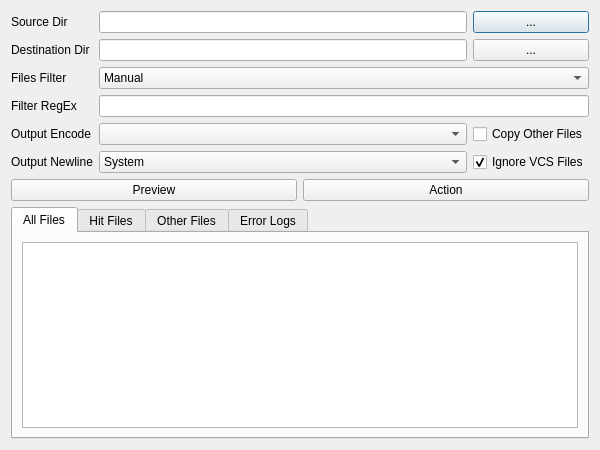
<?xml version="1.0" encoding="UTF-8"?>
<ui version="4.0">
 <class>EncodeChangerDialog</class>
 <widget class="QDialog" name="EncodeChangerDialog">
  <property name="geometry">
   <rect>
    <x>0</x>
    <y>0</y>
    <width>600</width>
    <height>450</height>
   </rect>
  </property>
  <property name="windowTitle">
   <string>EncodeChanger</string>
  </property>
  <property name="windowIcon">
   <iconset resource="encodechanger.qrc">
    <normaloff>:/icon/ec.png</normaloff>:/icon/ec.png</iconset>
  </property>
  <layout class="QGridLayout" name="gridLayout">
   <item row="0" column="0">
    <widget class="QLabel" name="label">
     <property name="text">
      <string>Source Dir</string>
     </property>
     <property name="buddy">
      <cstring>editSrcDir</cstring>
     </property>
    </widget>
   </item>
   <item row="0" column="1">
    <widget class="DropEdit" name="editSrcDir"/>
   </item>
   <item row="0" column="2">
    <widget class="QPushButton" name="btnSrcDir">
     <property name="text">
      <string>...</string>
     </property>
    </widget>
   </item>
   <item row="1" column="0">
    <widget class="QLabel" name="label_2">
     <property name="text">
      <string>Destination Dir</string>
     </property>
     <property name="buddy">
      <cstring>editDstDir</cstring>
     </property>
    </widget>
   </item>
   <item row="1" column="1">
    <widget class="DropEdit" name="editDstDir"/>
   </item>
   <item row="1" column="2">
    <widget class="QPushButton" name="btnDstDir">
     <property name="text">
      <string>...</string>
     </property>
    </widget>
   </item>
   <item row="2" column="0">
    <widget class="QLabel" name="label_4">
     <property name="text">
      <string>Files Filter</string>
     </property>
     <property name="buddy">
      <cstring>comboRegex</cstring>
     </property>
    </widget>
   </item>
   <item row="3" column="0">
    <widget class="QLabel" name="label_5">
     <property name="text">
      <string>Filter RegEx</string>
     </property>
     <property name="buddy">
      <cstring>editRegex</cstring>
     </property>
    </widget>
   </item>
   <item row="4" column="0">
    <widget class="QLabel" name="label_3">
     <property name="text">
      <string>Output Encode</string>
     </property>
     <property name="buddy">
      <cstring>comboEncode</cstring>
     </property>
    </widget>
   </item>
   <item row="4" column="1">
    <widget class="QComboBox" name="comboEncode"/>
   </item>
   <item row="4" column="2">
    <widget class="QCheckBox" name="checkCopyOther">
     <property name="text">
      <string>Copy Other Files</string>
     </property>
    </widget>
   </item>
   <item row="5" column="0">
    <widget class="QLabel" name="label_6">
     <property name="text">
      <string>Output Newline</string>
     </property>
     <property name="buddy">
      <cstring>comboNewline</cstring>
     </property>
    </widget>
   </item>
   <item row="5" column="1">
    <widget class="QComboBox" name="comboNewline">
     <item>
      <property name="text">
       <string>System</string>
      </property>
     </item>
     <item>
      <property name="text">
       <string>Dos</string>
      </property>
     </item>
     <item>
      <property name="text">
       <string>Unix</string>
      </property>
     </item>
     <item>
      <property name="text">
       <string>Mac</string>
      </property>
     </item>
    </widget>
   </item>
   <item row="5" column="2">
    <widget class="QCheckBox" name="checkIgnoreVCS">
     <property name="text">
      <string>Ignore VCS Files</string>
     </property>
     <property name="checked">
      <bool>true</bool>
     </property>
    </widget>
   </item>
   <item row="7" column="0" colspan="3">
    <widget class="QTabWidget" name="tabWidget">
     <property name="currentIndex">
      <number>0</number>
     </property>
     <widget class="QWidget" name="tab">
      <attribute name="title">
       <string>All Files</string>
      </attribute>
      <layout class="QHBoxLayout" name="horizontalLayout">
       <item>
        <widget class="QListWidget" name="listAll"/>
       </item>
      </layout>
     </widget>
     <widget class="QWidget" name="tab_2">
      <attribute name="title">
       <string>Hit Files</string>
      </attribute>
      <layout class="QHBoxLayout" name="horizontalLayout_2">
       <item>
        <widget class="QListWidget" name="listHit"/>
       </item>
      </layout>
     </widget>
     <widget class="QWidget" name="tab_3">
      <attribute name="title">
       <string>Other Files</string>
      </attribute>
      <layout class="QHBoxLayout" name="horizontalLayout_3">
       <item>
        <widget class="QListWidget" name="listOther"/>
       </item>
      </layout>
     </widget>
     <widget class="QWidget" name="tab_4">
      <attribute name="title">
       <string>Error Logs</string>
      </attribute>
      <layout class="QHBoxLayout" name="horizontalLayout_4">
       <item>
        <widget class="QListWidget" name="listLog"/>
       </item>
      </layout>
     </widget>
    </widget>
   </item>
   <item row="2" column="1" colspan="2">
    <widget class="QComboBox" name="comboRegex">
     <item>
      <property name="text">
       <string>Manual</string>
      </property>
     </item>
    </widget>
   </item>
   <item row="3" column="1" colspan="2">
    <widget class="QLineEdit" name="editRegex"/>
   </item>
   <item row="6" column="0" colspan="3">
    <layout class="QHBoxLayout" name="horizontalLayout_5">
     <item>
      <widget class="QPushButton" name="btnPreview">
       <property name="text">
        <string>Preview</string>
       </property>
      </widget>
     </item>
     <item>
      <widget class="QPushButton" name="btnAction">
       <property name="text">
        <string>Action</string>
       </property>
      </widget>
     </item>
    </layout>
   </item>
  </layout>
 </widget>
 <customwidgets>
  <customwidget>
   <class>DropEdit</class>
   <extends>QLineEdit</extends>
   <header>dropedit.h</header>
  </customwidget>
 </customwidgets>
 <tabstops>
  <tabstop>editSrcDir</tabstop>
  <tabstop>btnSrcDir</tabstop>
  <tabstop>editDstDir</tabstop>
  <tabstop>btnDstDir</tabstop>
  <tabstop>comboRegex</tabstop>
  <tabstop>editRegex</tabstop>
  <tabstop>comboEncode</tabstop>
  <tabstop>comboNewline</tabstop>
  <tabstop>btnAction</tabstop>
  <tabstop>tabWidget</tabstop>
  <tabstop>listAll</tabstop>
  <tabstop>listHit</tabstop>
  <tabstop>listOther</tabstop>
  <tabstop>listLog</tabstop>
 </tabstops>
 <resources>
  <include location="encodechanger.qrc"/>
 </resources>
 <connections>
  <connection>
   <sender>btnSrcDir</sender>
   <signal>clicked()</signal>
   <receiver>EncodeChangerDialog</receiver>
   <slot>onBtnSrcDir()</slot>
   <hints>
    <hint type="sourcelabel">
     <x>408</x>
     <y>20</y>
    </hint>
    <hint type="destinationlabel">
     <x>339</x>
     <y>4</y>
    </hint>
   </hints>
  </connection>
  <connection>
   <sender>btnDstDir</sender>
   <signal>clicked()</signal>
   <receiver>EncodeChangerDialog</receiver>
   <slot>onBtnDstDir()</slot>
   <hints>
    <hint type="sourcelabel">
     <x>442</x>
     <y>50</y>
    </hint>
    <hint type="destinationlabel">
     <x>496</x>
     <y>41</y>
    </hint>
   </hints>
  </connection>
  <connection>
   <sender>btnPreview</sender>
   <signal>clicked()</signal>
   <receiver>EncodeChangerDialog</receiver>
   <slot>onBtnPreview()</slot>
   <hints>
    <hint type="sourcelabel">
     <x>260</x>
     <y>185</y>
    </hint>
    <hint type="destinationlabel">
     <x>495</x>
     <y>186</y>
    </hint>
   </hints>
  </connection>
  <connection>
   <sender>btnAction</sender>
   <signal>clicked()</signal>
   <receiver>EncodeChangerDialog</receiver>
   <slot>onBtnAction()</slot>
   <hints>
    <hint type="sourcelabel">
     <x>449</x>
     <y>173</y>
    </hint>
    <hint type="destinationlabel">
     <x>496</x>
     <y>168</y>
    </hint>
   </hints>
  </connection>
  <connection>
   <sender>comboRegex</sender>
   <signal>currentIndexChanged(int)</signal>
   <receiver>EncodeChangerDialog</receiver>
   <slot>onComboRegex(int)</slot>
   <hints>
    <hint type="sourcelabel">
     <x>347</x>
     <y>77</y>
    </hint>
    <hint type="destinationlabel">
     <x>495</x>
     <y>93</y>
    </hint>
   </hints>
  </connection>
  <connection>
   <sender>editRegex</sender>
   <signal>textEdited(QString)</signal>
   <receiver>EncodeChangerDialog</receiver>
   <slot>onEditRegex(QString)</slot>
   <hints>
    <hint type="sourcelabel">
     <x>214</x>
     <y>102</y>
    </hint>
    <hint type="destinationlabel">
     <x>6</x>
     <y>118</y>
    </hint>
   </hints>
  </connection>
 </connections>
 <slots>
  <slot>onBtnSrcDir()</slot>
  <slot>onBtnDstDir()</slot>
  <slot>onBtnPreview()</slot>
  <slot>onBtnAction()</slot>
  <slot>onComboRegex(int)</slot>
  <slot>onEditRegex(QString)</slot>
 </slots>
</ui>
